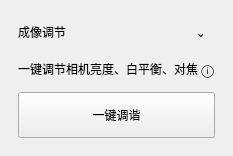
                  <widget class="QFrame" name="allImagingAdjustCard">
                   <property name="frameShape">
                    <enum>QFrame::NoFrame</enum>
                   </property>
                   <property name="card" stdset="0">
                    <bool>true</bool>
                   </property>
                   <layout class="QVBoxLayout" name="verticalLayout_allImagingAdjustCard">
                    <property name="spacing">
                     <number>14</number>
                    </property>
                    <property name="leftMargin">
                     <number>18</number>
                    </property>
                    <property name="topMargin">
                     <number>18</number>
                    </property>
                    <property name="rightMargin">
                     <number>18</number>
                    </property>
                    <property name="bottomMargin">
                     <number>18</number>
                    </property>
                    <item>
                     <widget class="QFrame" name="allImagingAdjustCardHeaderFrame">
                      <property name="frameShape">
                       <enum>QFrame::NoFrame</enum>
                      </property>
                      <layout class="QHBoxLayout" name="horizontalLayout_allImagingAdjustCardHeader">
                       <property name="spacing">
                        <number>0</number>
                       </property>
                       <property name="leftMargin">
                        <number>0</number>
                       </property>
                       <property name="topMargin">
                        <number>0</number>
                       </property>
                       <property name="rightMargin">
                        <number>0</number>
                       </property>
                       <property name="bottomMargin">
                        <number>0</number>
                       </property>
                       <item>
                        <widget class="QLabel" name="allImagingAdjustCardTitleLabel">
                         <property name="text">
                          <string>成像调节</string>
                         </property>
                         <property name="cardTitle" stdset="0">
                          <bool>true</bool>
                         </property>
                        </widget>
                       </item>
                       <item>
                        <spacer name="horizontalSpacer_allImagingAdjustCardHeader">
                         <property name="orientation">
                          <enum>Qt::Horizontal</enum>
                         </property>
                         <property name="sizeHint" stdset="0">
                          <size>
                           <width>40</width>
                           <height>20</height>
                          </size>
                         </property>
                        </spacer>
                       </item>
                       <item>
                        <widget class="QToolButton" name="allImagingAdjustCardCollapseButton">
                         <property name="minimumSize">
                          <size>
                           <width>28</width>
                           <height>28</height>
                          </size>
                         </property>
                         <property name="text">
                          <string>⌄</string>
                         </property>
                         <property name="autoRaise">
                          <bool>true</bool>
                         </property>
                        </widget>
                       </item>
                      </layout>
                     </widget>
                    </item>
                    <item>
                     <widget class="QLabel" name="allImagingAdjustHintLabel">
                      <property name="text">
                       <string>一键调节相机亮度、白平衡、对焦 ⓘ</string>
                      </property>
                      <property name="hint" stdset="0">
                       <bool>true</bool>
                      </property>
                     </widget>
                    </item>
                    <item>
                     <widget class="QPushButton" name="allOneKeyTuneButton">
                      <property name="minimumSize">
                       <size>
                        <width>0</width>
                        <height>46</height>
                       </size>
                      </property>
                      <property name="text">
                       <string>一键调谐</string>
                      </property>
                      <property name="orangeButton" stdset="0">
                       <bool>true</bool>
                      </property>
                     </widget>
                    </item>
                   </layout>
                  </widget>
